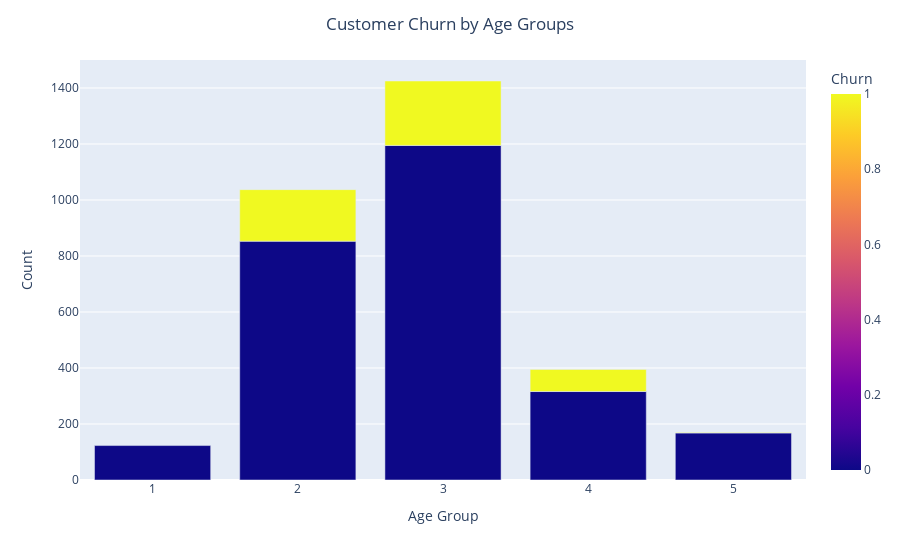

Notebook code cell kept with this figure:
### Markdown cell above
## Which age groups are the customers who canceled their phone subscriptions?

### Code cell
# Importing necessary libraries
import plotly.io as pio
import plotly.express as px

# Grouping customers by age groups and churn
age_group_churn = df.groupby(['Age Group', 'Churn']).size().reset_index(name='Count')

# Creating the plot
fig = px.bar(age_group_churn, x='Age Group', y='Count', color='Churn', barmode='group')

# Adding title to the plot and centering it
fig.update_layout(title={'text': 'Customer Churn by Age Groups', 'x': 0.5})

# Saving the plot with high resolution
fig.write_image("churn_plot_by_age_groups.png", engine="kaleido", scale=2)

# Displaying the plot
fig.show()

### Figure 1 — Plotly figure (JSON) as saved in the notebook; plotly's stock layout.template omitted (floating-point values rounded to 4 significant figures)
{"data": [{"alignmentgroup": "True", "hovertemplate": "Age Group=%{x}<br>Count=%{y}<br>Churn=%{marker.color}<extra></extra>", "legendgroup": "", "marker": {"color": [0, 0, 1, 0, 1, 0, 1, 0, 1], "coloraxis": "coloraxis", "pattern": {"shape": ""}}, "name": "", "offsetgroup": "", "orientation": "v", "showlegend": false, "textposition": "auto", "type": "bar", "x": [1, 2, 2, 3, 3, 4, 4, 5, 5], "xaxis": "x", "y": [123, 853, 184, 1195, 230, 316, 79, 168, 2], "yaxis": "y"}], "layout": {"barmode": "group", "coloraxis": {"colorbar": {"title": {"text": "Churn"}}, "colorscale": [[0, "#0d0887"], [0.1111, "#46039f"], [0.2222, "#7201a8"], [0.3333, "#9c179e"], [0.4444, "#bd3786"], [0.5556, "#d8576b"], [0.6667, "#ed7953"], [0.7778, "#fb9f3a"], [0.8889, "#fdca26"], [1, "#f0f921"]]}, "legend": {"tracegroupgap": 0}, "margin": {"t": 60}, "title": {"text": "Customer Churn by Age Groups", "x": 0.5}, "xaxis": {"anchor": "y", "domain": [0, 1], "title": {"text": "Age Group"}}, "yaxis": {"anchor": "x", "domain": [0, 1], "title": {"text": "Count"}}}}
